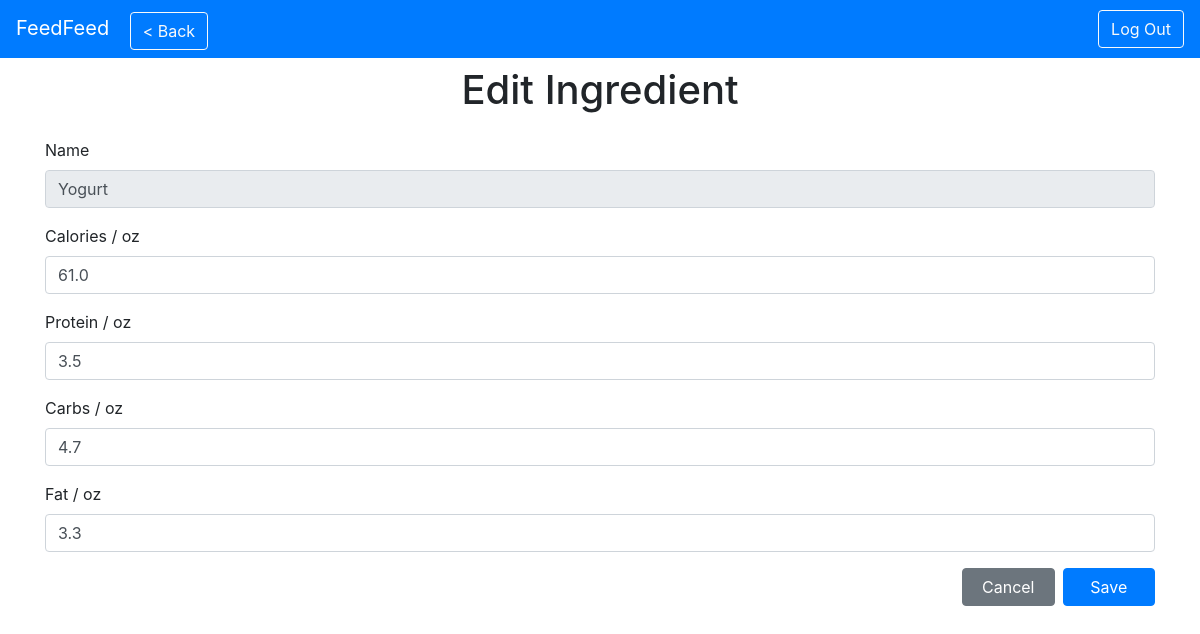
Screenshot of /dash/ingredients/edit/?action=Edit&id=1 with the database file from the repository.
### tables this page shows
CREATE TABLE "Ingredient" (
	"id"	INTEGER,
	"calories"	REAL,
	"protein"	REAL,
	"carbs"	REAL,
	"fat"	REAL,
	"is_meal"	INTEGER,
	"name"	TEXT,
	PRIMARY KEY("id")
);

### server.py (the view)
@app.route("/dash/ingredients/edit/", methods=["GET"])
def adminEditIngredient():
    admin_flag = True
    if(not admin_flag):
        flash("Restricted Access")
        return redirect(url_for("login_get"))
    args = request.args
    if "action" in args:
        if args["action"] == "New" or args["action"] == "Edit":
            action = args["action"]
    else:
        action = "New"
    if action == "New":
        return render_template("admin_edit_ingredient.html",
                                username="Administrator",
                                uiSectionName=f"{action} Ingredient",
                                showBackButton=True,
                                backLink=url_for("adminIngredientManager"),
                                action=action)
    elif action == "Edit":
        if "id" in args:
            try:
                ingId = int(args["id"])
            except:
                abort(404)
            c = get_db().cursor()
            ingInfo = c.execute("""
                SELECT id, name, calories, protein, carbs, fat, is_meal FROM Ingredient WHERE id == ?
            """, (ingId,)).fetchone()
            currentIngredient = Ingredient(ingInfo[0], ingInfo[1], ingInfo[2], ingInfo[3], ingInfo[4], ingInfo[5], ingInfo[6] == 1)
            return render_template("admin_edit_ingredient.html",
                                    username="Administrator",
                                    uiSectionName=f"{action} Ingredient",
                                    ingredient=currentIngredient,
                                    showBackButton=True,
                                    backLink=url_for("adminIngredientManager"),
                                    action=action)
    abort(404)

### server.py (called while the page is built)
def get_db():
    db = getattr(g, "_database", None)
    if db is None:
        db = g._database = sqlite3.connect(DATABASE)
    return db

@app.teardown_appcontext
def close_connection(exception):
    db = getattr(g, "_database", None)
    if db is not None:
        db.close()

### templates/admin_edit_ingredient.html (shortened to what this page needs)
{% extends "admin_base.html" %}
{% block main %}
<div class="container">
    <h1 class="text-center py-3">{{action}} Ingredient</h1>
    <form action="{{url_for('adminEditIngredientPost')}}" method="POST">
        {% if action == "Edit" %}
        <div class="form-group">
            <label for="ingName">Name</label>
            <input type="text" class="form-control" id="ingName" name="ingName" placeholder="Name" value="{{ingredient.name}}" readonly>
        </div>
        <div class="form-group">
            <label for="ingCal">Calories / oz</label>
            <input type="number" class="form-control" id="ingCal" name="calories" placeholder="Calories / oz" value="{{ingredient.calories}}" required min="0" step="0.001">
        </div>
        <div class="form-group">
            <label for="ingProt">Protein / oz</label>
            <input type="number" class="form-control" id="ingProt" name="protein" placeholder="Protein / oz" value="{{ingredient.protein}}" required min="0" step="0.001">
        </div>
        <div class="form-group">
            <label for="ingCarb">Carbs / oz</label>
            <input type="number" class="form-control" id="ingCarb" name="carbs" placeholder="Carbs / oz" value="{{ingredient.carbs}}" required min="0" step="0.001">
        </div>
        <div class="form-group">
            <label for="ingFat">Fat / oz</label>
            <input type="number" class="form-control" id="ingFat" name="fat" placeholder="Fat / oz" value="{{ingredient.fat}}" required min="0" step="0.001">
        </div>
        {% endif %}
        <div class="row justify-content-end mx-0">
            <a id="cancel-button" class="col-lg-1 btn btn-secondary mr-2 mb-2" href="{{backLink}}">Cancel</a>
            <button id="submit-button" class="col-lg-1 btn btn-primary mb-2" type="submit">Save</button>
        </div>
    </form>
</div>
{% endblock %}

### rows the page displays
Ingredient: ingName "Yogurt", calories "61.0", protein "3.5", carbs "4.7", fat "3.3"

### other values shown
{{ action }} "Edit"
